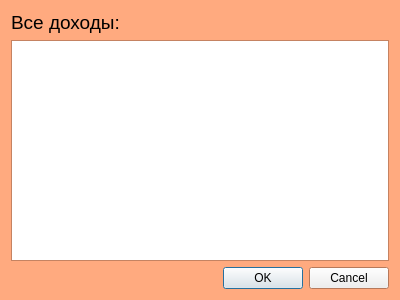
<?xml version="1.0" encoding="UTF-8"?>
<ui version="4.0">
 <class>Dialog</class>
 <widget class="QDialog" name="Dialog">
  <property name="geometry">
   <rect>
    <x>0</x>
    <y>0</y>
    <width>400</width>
    <height>300</height>
   </rect>
  </property>
  <property name="palette">
   <palette>
    <active>
     <colorrole role="Base">
      <brush brushstyle="SolidPattern">
       <color alpha="255">
        <red>255</red>
        <green>255</green>
        <blue>255</blue>
       </color>
      </brush>
     </colorrole>
     <colorrole role="Window">
      <brush brushstyle="SolidPattern">
       <color alpha="255">
        <red>255</red>
        <green>170</green>
        <blue>127</blue>
       </color>
      </brush>
     </colorrole>
    </active>
    <inactive>
     <colorrole role="Base">
      <brush brushstyle="SolidPattern">
       <color alpha="255">
        <red>255</red>
        <green>255</green>
        <blue>255</blue>
       </color>
      </brush>
     </colorrole>
     <colorrole role="Window">
      <brush brushstyle="SolidPattern">
       <color alpha="255">
        <red>255</red>
        <green>170</green>
        <blue>127</blue>
       </color>
      </brush>
     </colorrole>
    </inactive>
    <disabled>
     <colorrole role="Base">
      <brush brushstyle="SolidPattern">
       <color alpha="255">
        <red>255</red>
        <green>170</green>
        <blue>127</blue>
       </color>
      </brush>
     </colorrole>
     <colorrole role="Window">
      <brush brushstyle="SolidPattern">
       <color alpha="255">
        <red>255</red>
        <green>170</green>
        <blue>127</blue>
       </color>
      </brush>
     </colorrole>
    </disabled>
   </palette>
  </property>
  <property name="windowTitle">
   <string>Dialog</string>
  </property>
  <layout class="QGridLayout" name="gridLayout">
   <item row="2" column="0">
    <widget class="QDialogButtonBox" name="buttonBox">
     <property name="orientation">
      <enum>Qt::Horizontal</enum>
     </property>
     <property name="standardButtons">
      <set>QDialogButtonBox::Cancel|QDialogButtonBox::Ok</set>
     </property>
    </widget>
   </item>
   <item row="0" column="0">
    <widget class="QLabel" name="vse_popolnenia">
     <property name="font">
      <font>
       <family>Arial</family>
       <pointsize>14</pointsize>
      </font>
     </property>
     <property name="text">
      <string>Все доходы:</string>
     </property>
    </widget>
   </item>
   <item row="1" column="0">
    <widget class="QTextBrowser" name="popolnenia_window"/>
   </item>
  </layout>
 </widget>
 <resources/>
 <connections>
  <connection>
   <sender>buttonBox</sender>
   <signal>accepted()</signal>
   <receiver>Dialog</receiver>
   <slot>accept()</slot>
   <hints>
    <hint type="sourcelabel">
     <x>248</x>
     <y>254</y>
    </hint>
    <hint type="destinationlabel">
     <x>157</x>
     <y>274</y>
    </hint>
   </hints>
  </connection>
  <connection>
   <sender>buttonBox</sender>
   <signal>rejected()</signal>
   <receiver>Dialog</receiver>
   <slot>reject()</slot>
   <hints>
    <hint type="sourcelabel">
     <x>316</x>
     <y>260</y>
    </hint>
    <hint type="destinationlabel">
     <x>286</x>
     <y>274</y>
    </hint>
   </hints>
  </connection>
 </connections>
</ui>
